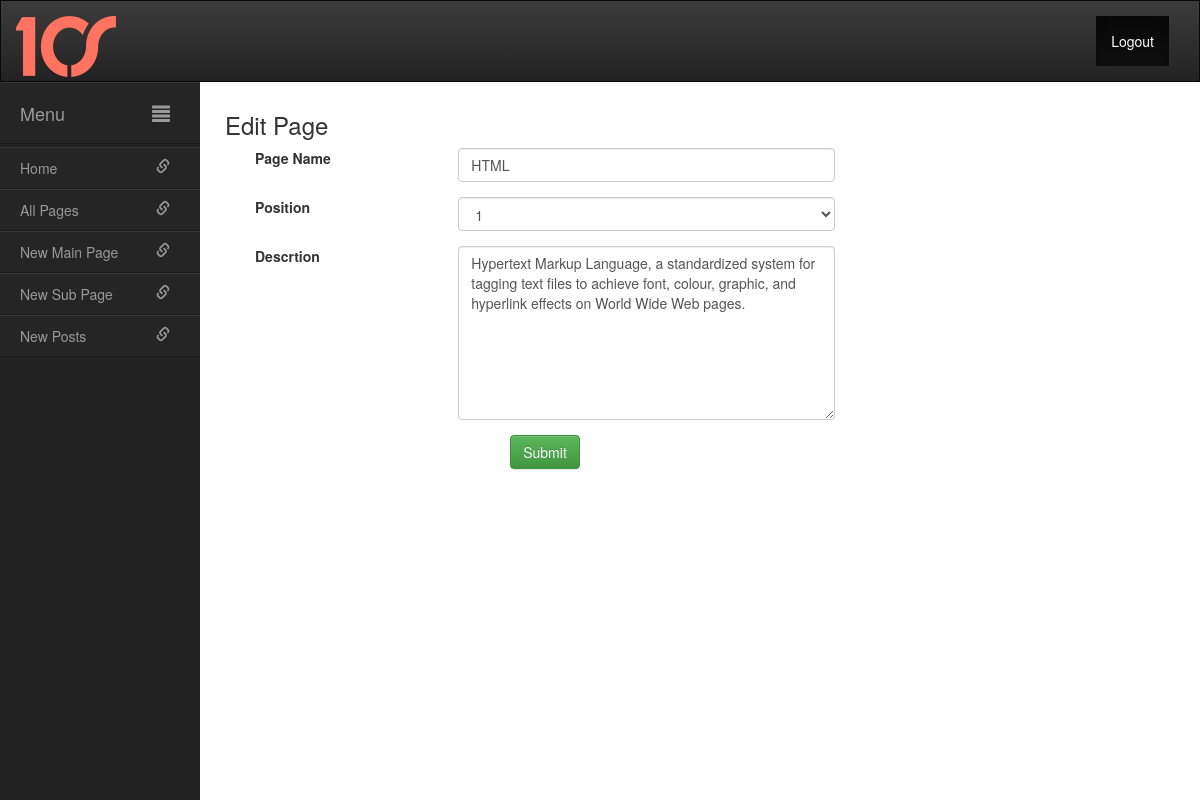
Page /admin/edit-page.php?page=main&id=1 (signed in) on the committed database.
### tables this page shows
CREATE TABLE IF NOT EXISTS `main_page` (
  `id` int(11) NOT NULL AUTO_INCREMENT,
  `user_id` int(11) NOT NULL,
  `name` varchar(50) NOT NULL,
  `desc` text NOT NULL,
  `position` int(11) NOT NULL,
  `date` date NOT NULL,
  PRIMARY KEY (`id`)
);

### core/main-page.php (called while the page is built, shortened)
<?php
class main_page {
    private $table = 'main_page';
    public function get_page_by_id( $id ){
        global $main_db;
        $query = $main_db->get_rows("SELECT *FROM ".$this->table." WHERE id=".$id);
        if($query)
            return $query;
        return NULL;
    }
   public function total_page(){
        global $main_db;
       $query = $main_db->query("SELECT * FROM ".$this->table);
       if($query)
           return $main_db->num_rows;
       return NULL;
    }
}
$main_page = new main_page();

### core/main-db.php (called while the page is built, shortened)
<?php
class main_db{
    public $host;
    public $dbuser;
    public $connect;
    protected $result;
    function __construct($dbname,$user,$host,$pass)
    {
        $this->dbname = $dbname;
        $this->dbuser = $user;
        $this->host = $host;
        $this->pass = $pass;
    }
    public function connect(){
        $this->connect = mysql_connect($this->host, $this->dbuser, $this->pass);
    }
    private function dbconnect($dbname, $connect){
            $dbconnect =  mysql_select_db($dbname, $connect);
    }
    public function query( $query ) {
        $this->_do_query( $query );
        $this->last_error = mysql_error( $this->connect );
        if ( preg_match( '/^\s*(create|alter|truncate|drop)\s/i', $query ) ) {
            $return_val = $this->result;
        } elseif ( preg_match( '/^\s*(insert|delete|update|replace)\s/i', $query ) ) {
            $this->rows_affected = mysql_affected_rows( $this->connect );
            if ( preg_match( '/^\s*(insert|replace)\s/i', $query ) ) {
                $this->insert_id = mysql_insert_id( $this->connect);
            }
            $return_val = $this->rows_affected;
        }else {
            $num_rows = 0;
            while ( $row = @mysql_fetch_object( $this->result ) ) {
                $this->last_result[$num_rows] = $row;
                $num_rows++;
            }
            $this->num_rows = $num_rows;
            $return_val     = $num_rows;
        }
        return $return_val;
    }
    private function _do_query( $query ) {
        $this->result = mysql_query($query, $this->connect);
    }
    public function get_results( $query ) {
        if( $query ) {
            $this->query($query);
        }else {
            return null;
        }
        return $this->last_result;
    }
    public function get_rows( $query ) {
        $return = '';
        if( $query ) {
            $results = $this->get_results( $query );
            if( $results ) {
                foreach ($results as $result) {
                    $return = $result;
                }
            }
        }else {
            return null;
        }
        return $return;
    }
    public function flush() {
        $this->last_result = array();
    }
}

### core/core.php (called while the page is built, shortened)
<?php
function create_db_connect(){
    global $main_db;
    require_once(CORE_F.'/main-db.php');
    if(!$main_db) {
        $main_db = new main_db(DATABASE, USER, HOST, PASSWORD);
    }else{
        return;
    }
}

### admin/edit-page.php (the view, shortened to what this page needs)
<?php include('header.php'); ?>
<?php include('sidebar.php'); ?>
<?php global $main_db, $main_page;
$sub_page = new sub_page();
?>
    <div id="page-content-wrapper">
        <div class="page-content inset">
            <div class="row">
                 <div class="col-md-12">
                    <h3 class="title"> Edit Page   </h3>
                     <?php
                    if($_GET['page']=='main'){
                         $current_page = $main_page->get_page_by_id( $_GET['id']);
                       ?>
                        <div class="form col-md-8">
                            <form method="post" action="">
                                <div class="row form-group">
                                    <label class="col-md-4"> Page Name </label>
                                    <div class="col-md-8">
                                        <input name="page_name" type="text" class="form-control" value="<?php echo $current_page->name; ?>" placeholder="Page Name">
                                    </div>
                                </div>
                                <div class="row form-group">
                                    <label class="col-md-4"> Position </label>
                                    <div class="col-md-8">
                                        <?php   $total_page = $main_page->total_page(); ?>
                                        <select name="position" class="form-control">
                                            <?php for($i=1; $i<=$total_page; $i++ ):
                                                $select = ($current_page->position == $i ) ? $select="selected" : '';
                                            ?>
                                            <option <?php echo $select; ?> value="<?php echo $i; ?>"> <?php echo $i; ?> </option>
                                        <?php endfor; ?>
                                        </select>
                                     </div>
                                </div>
                                <div class="row form-group">
                                        <label class="col-md-4"> Descrtion </label>
                                    <div class="col-md-8">
                                         <textarea name="desc" class="form-control" rows="8"><?php echo $current_page->desc; ?></textarea>
                                    </div>
                                </div>
                                <div class="row form-group">
                                    <p class="text-center">  <input name="edit_main_page" type="submit" class="btn btn-success btn-md" value="Submit"></p>
                                </div>
                            </form>
                        </div>
                       <?php
                    }elseif( $_GET['page']=='sub_page'){
                        $current_page = $sub_page->get_page_by_id($_GET['id']);
                        var_dump($current_page);
                    }
                     ?>
                 </div>
            </div>
        </div>
    </div>
<?php include('footer.php'); ?>

### admin/assets/css/admin.css (style rules this page uses)
.row { margin-left:0px; margin-right:0px; }
#page-content-wrapper { padding-left: 0; margin-left: 0; width: 100%; height: auto; }
#page-content-wrapper { width: 100%; }
.page-content { padding-top: 10px; }

### rows in the picture
main_page: page_name "HTML", desc "Hypertext Markup Language, a standardized system for tagging text files to achieve font, colour, graphic, and hyperlink effects on World Wide Web pages."

### other values in the picture
form field position "1"
